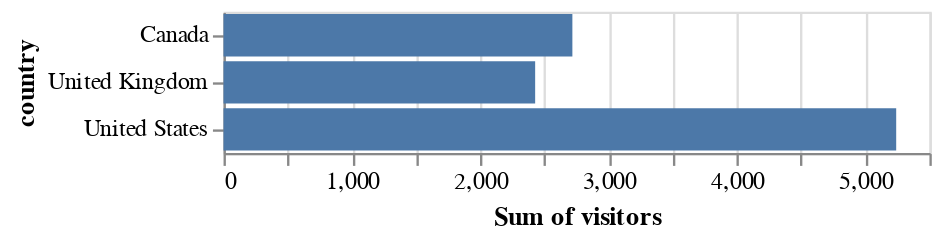

Notebook code for this chart:
### Markdown cell above
---

## EXERCISE 1: Horizontal bars of visitors per country

Make a bar chart of 
- *sum of the number of visitors over all the data* – horizontal (bottom) axis
- *per country* – vertical axis

```
alt.Chart(----).mark_----().encode(
    x = ----,
    y = ----
)
```

- **Copy the code chunk above,** 
- **paste it into the cell below, then** 
- **replace the dashes with correct code.**

### Code cell
alt.Chart(pageviews).mark_bar().encode(
    x = 'sum(visitors)',
    y = 'country'
)

### Figure 1 — Vega specification as saved in the notebook (floating-point values rounded to 4 significant figures)
{"$schema": "https://vega.github.io/schema/vega/v5.json", "data": [{"name": "source_0", "values": [{"country": "Canada", "sum_visitors": 2718}, {"country": "United States", "sum_visitors": 5241}, {"country": "United Kingdom", "sum_visitors": 2428}]}, {"name": "source_0_x_domain_sum_visitors", "values": [{"min": 2428, "max": 5241}]}, {"name": "source_0_y_domain_country", "values": [{"country": "Canada"}, {"country": "United States"}, {"country": "United Kingdom"}]}], "signals": [{"name": "y_step", "value": 20}, {"name": "height", "update": "bandspace(domain('y').length, 0.1, 0.05) * y_step"}], "marks": [{"type": "rect", "name": "marks", "from": {"data": "source_0"}, "encode": {"update": {"x2": {"value": 0, "scale": "x"}, "fill": {"value": "#4c78a8"}, "description": {"signal": "\"Sum of visitors: \" + (format(datum[\"sum_visitors\"], \"\")) + \"; country: \" + (isValid(datum[\"country\"]) ? datum[\"country\"] : \"\"+datum[\"country\"])"}, "ariaRoleDescription": {"value": "bar"}, "y": {"field": "country", "scale": "y"}, "height": {"signal": "max(0.25, bandwidth('y'))"}, "x": {"field": "sum_visitors", "scale": "x"}}}, "style": ["bar"]}], "scales": [{"name": "x", "type": "linear", "domain": [{"signal": "(data(\"source_0_x_domain_sum_visitors\")[0] || {}).min"}, {"signal": "(data(\"source_0_x_domain_sum_visitors\")[0] || {}).max"}], "range": [0, {"signal": "width"}], "nice": true, "zero": true}, {"name": "y", "type": "band", "domain": {"data": "source_0_y_domain_country", "field": "country", "sort": true}, "range": {"step": {"signal": "y_step"}}, "paddingInner": 0.1, "paddingOuter": 0.05}], "axes": [{"scale": "x", "orient": "bottom", "tickCount": {"signal": "ceil(width/40)"}, "maxExtent": 0, "labels": false, "zindex": 0, "aria": false, "gridScale": "y", "ticks": false, "grid": true, "domain": false, "minExtent": 0}, {"scale": "x", "orient": "bottom", "tickCount": {"signal": "ceil(width/40)"}, "labelOverlap": true, "zindex": 0, "labelFlush": true, "grid": false, "title": "Sum of visitors"}, {"scale": "y", "grid": false, "zindex": 0, "title": "country", "orient": "left"}], "background": "white", "style": "cell", "padding": 5, "width": 300}
